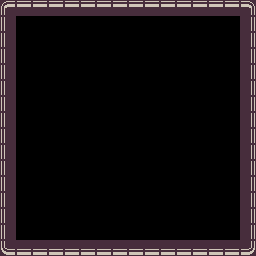

This is a level from a 2D game, rendered from its Tiled map with the project's own tilesets. A one-line summary and the complete map file follow:
An orthogonal 16x16 tile map with 16x16 px tiles, 1 tile layer (Tile Layer 1).

<map version="1.9" tiledversion="1.9.0" orientation="orthogonal" renderorder="left-up" width="16" height="16" tilewidth="16" tileheight="16" infinite="0" nextlayerid="3" nextobjectid="1">
 <tileset firstgid="1" source="tileset.tsx" />
 <layer id="1" name="Tile Layer 1" width="16" height="16">
  <data encoding="csv">
948,949,949,949,949,949,949,949,949,949,949,949,949,949,949,950,
997,0,0,0,0,0,0,0,0,0,0,0,0,0,0,999,
997,0,0,0,0,0,0,0,0,0,0,0,0,0,0,999,
997,0,0,0,0,0,0,0,0,0,0,0,0,0,0,999,
997,0,0,0,0,0,0,0,0,0,0,0,0,0,0,999,
997,0,0,0,0,0,0,0,0,0,0,0,0,0,0,999,
997,0,0,0,0,0,0,0,0,0,0,0,0,0,0,999,
997,0,0,0,0,0,0,0,0,0,0,0,0,0,0,999,
997,0,0,0,0,0,0,0,0,0,0,0,0,0,0,999,
997,0,0,0,0,0,0,0,0,0,0,0,0,0,0,999,
997,0,0,0,0,0,0,0,0,0,0,0,0,0,0,999,
997,0,0,0,0,0,0,0,0,0,0,0,0,0,0,999,
997,0,0,0,0,0,0,0,0,0,0,0,0,0,0,999,
997,0,0,0,0,0,0,0,0,0,0,0,0,0,0,999,
997,0,0,0,0,0,0,0,0,0,0,0,0,0,0,999,
1046,1047,1047,1047,1047,1047,1047,1047,1047,1047,1047,1047,1047,1047,1047,1048
</data>
 </layer>
</map>
